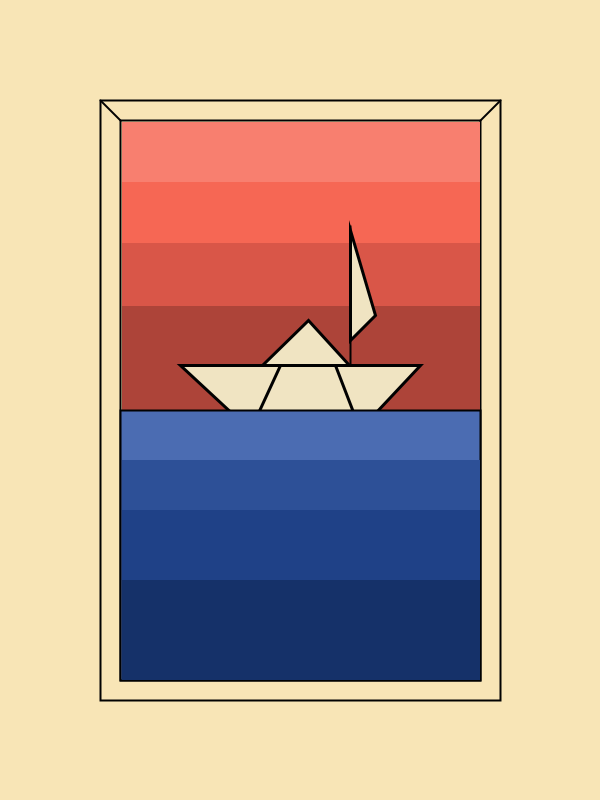
Frame 1 (no input)
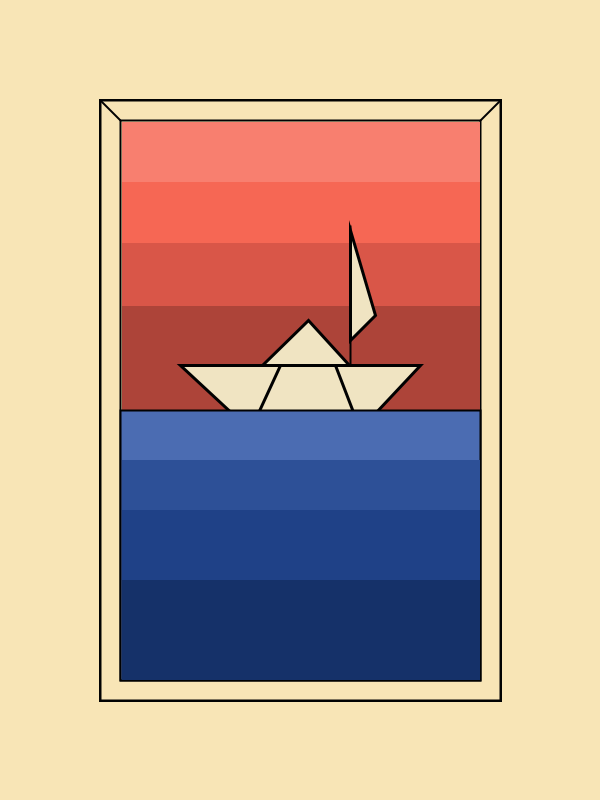
Frame 60 (the mouse pressed at the canvas centre just before this capture)
Frame 120 (the mouse held since frame 60 and released just before this capture): identical to frame 60, image omitted

The Processing sketch that drew these frames (run headless with seeded random() and noise(); from frame 60 on, the mouse is pressed at the canvas centre):

// Processing sketch: Assignment_2
// ── Assignment_2.pde
void setup() {
  size(600, 800);
  background(#F8E5B6);
}

void draw() {
 //frame
 stroke(2);
 strokeWeight(2);
  fill(#F8E5B6);
  rect(100, 100, 400, 600);
  rect(120, 120, 360, 560);
  line(100, 100, 120, 120);
  line(480, 120, 500, 100);
  
//sun + sunset
noStroke();
 fill(#f66754);
  rect(122, 122, 358, 512);
 fill(#d95648);
  rect(122, 243, 358, 323);
 fill(#f87f6f);
  rect(122, 122, 358, 60);
 fill(#ad4439);
  rect(122, 306, 358, 290);

  
//little boat
 fill(#f0e4c2);
 stroke(1);
 strokeWeight(3);
  quad(180, 365, 420, 365, 359, 430, 250, 430);
  line(280, 365, 250, 430);
  line(335, 365, 360, 430);
  triangle(308, 320, 262, 365, 349, 365);
  triangle(350, 230, 375, 315, 350, 340);

  
 strokeWeight(2);
 strokeCap(SQUARE);
  line(350, 225, 350, 365);
  
//water
 fill(#4b6cb2);
  rect(120, 410, 360, 270);
  
//water gradient
noStroke();
 fill(#3b5ea4);
  rect(122, 460, 358, 200);
 fill(#2d5097);
  rect(122, 460, 358, 190); 
 fill(#1f4187);
  rect(122, 510, 358, 120); 
 fill(#153169);
  rect(122, 580, 358, 100);
  
  
  if (frameCount == 1);
   save("The Boat of a Child at Sea.png");
}
